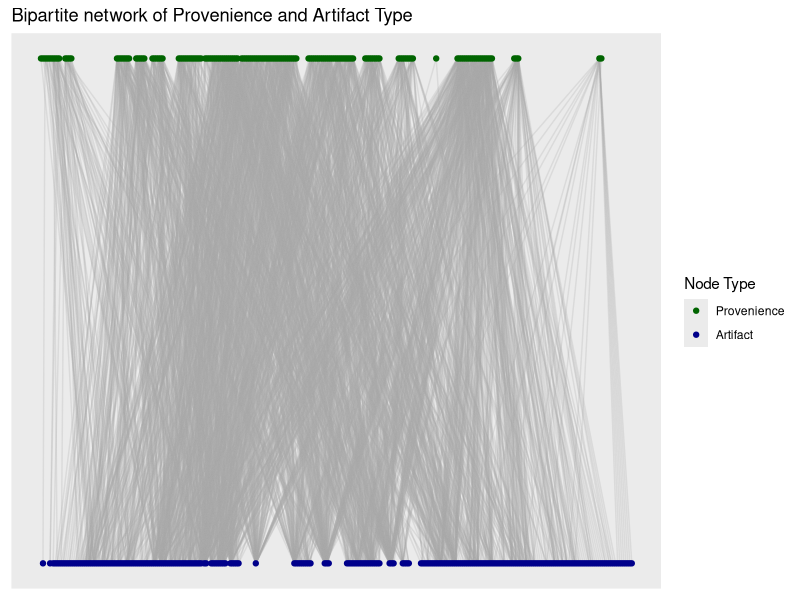
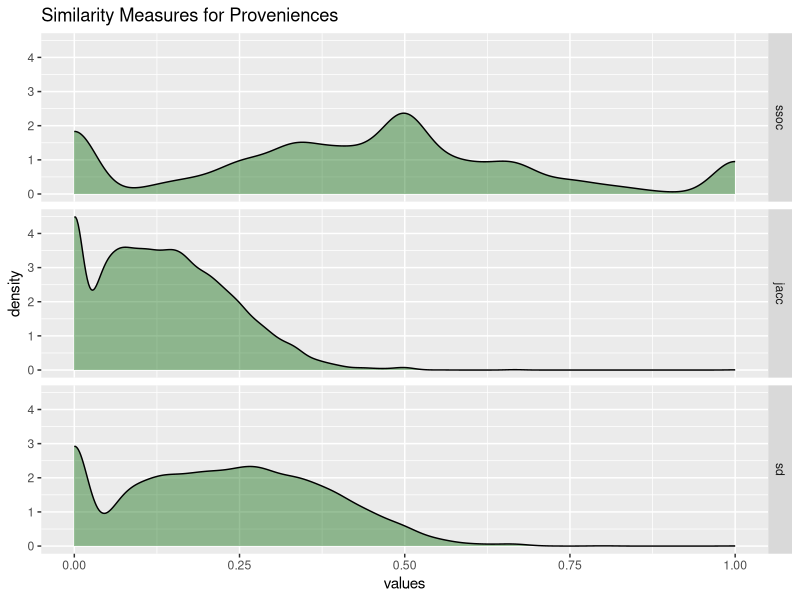
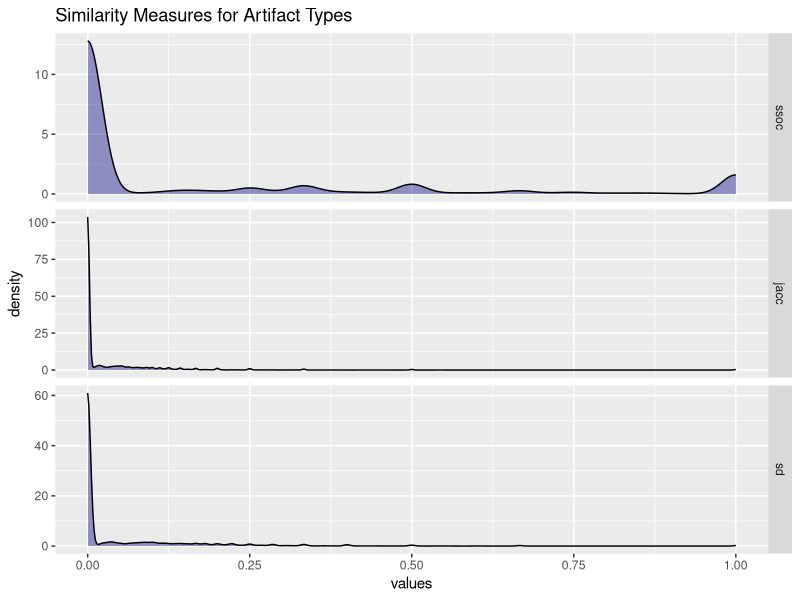
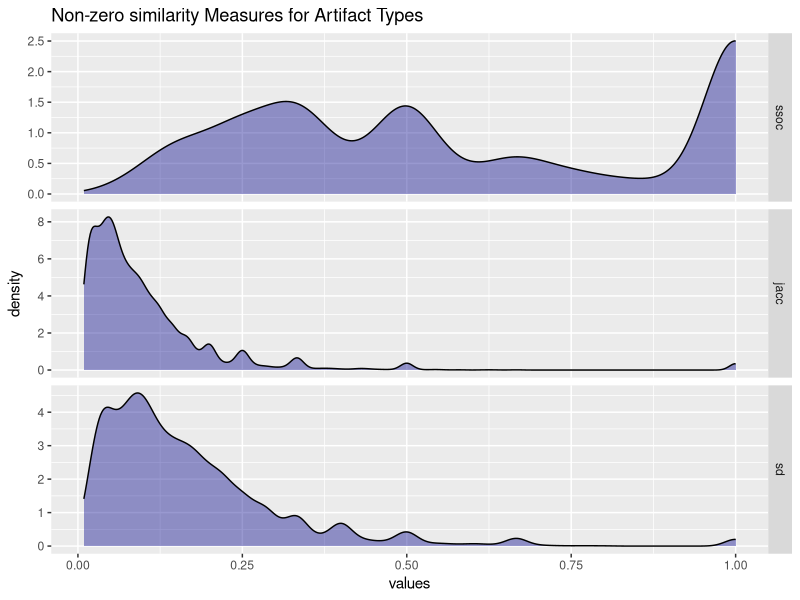
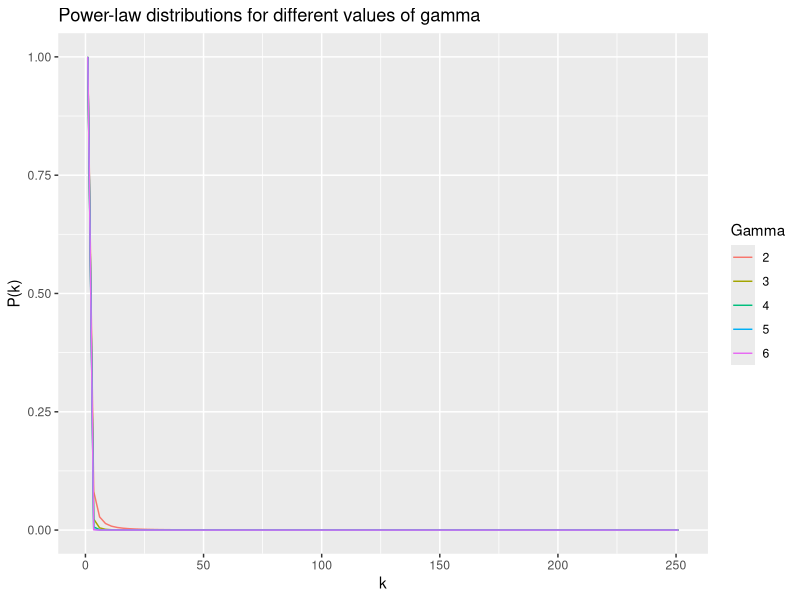
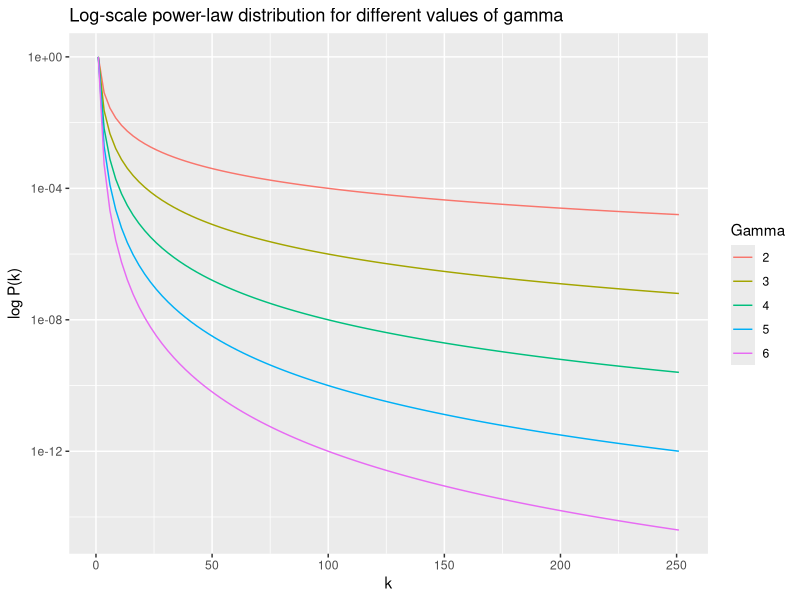
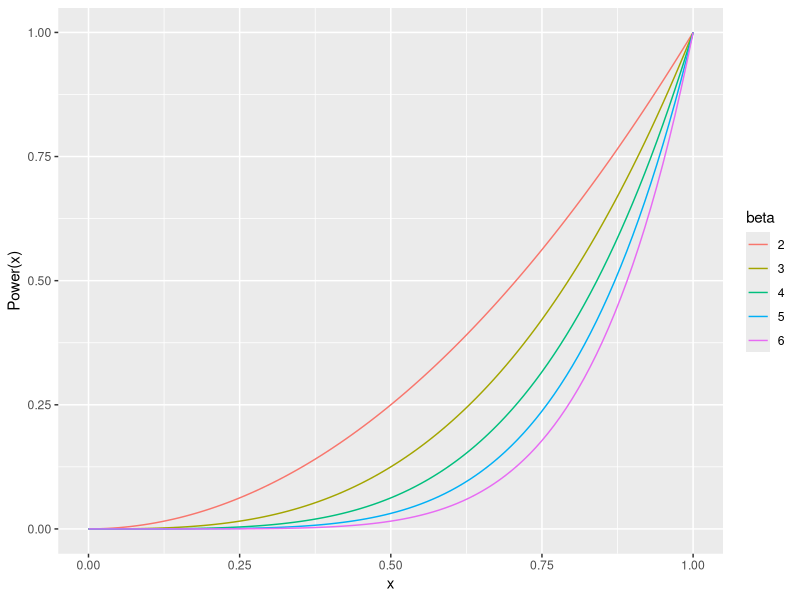

Recreate these plots in R, in order.
## ---- chunk 1
#| label: code-bpg
#| echo: false
#| message: false

require(tidyverse)
require(igraph)
require(ggraph)

# Import data from file ---------------------------------------------------

dat_raw <- read_csv("./data/Catalog_SiteA.csv",
                col_select = c(LEVEL_ID, CODE))

# Artifact to exclude from analysis
exclude_artifacts <-
  as.vector(read.csv("./data/code_exclude.csv", header = T)$x)

# Remove Bakelite and plastic buttons from exclusion list
exclude_artifacts <-
  exclude_artifacts[!exclude_artifacts %in% c("BKLT", "PB")]

# Import list of artifact codes
artifact_codes <-
  read.csv("./data/code_list.csv",
           header = TRUE,
           stringsAsFactors = FALSE)

# Filter data set for excluded artifact types
dat <- dat_raw %>% filter(!(CODE %in% exclude_artifacts))

# Create un-weighted bipartite graph --------------------------------------

g_assemblages_bpg <-
  graph_from_data_frame(unique.data.frame(select(dat, LEVEL_ID, CODE)),
                        directed = FALSE)

V(g_assemblages_bpg)$type <-
  bipartite_mapping(g_assemblages_bpg)$type

## ---- chunk 2
#| label: fig-bipartite-graph
#| fig-cap: "Bipartite network of Provenience and Artifact Type."
#| fig-alt: "Bipartite graph plot of proveniences and artifact types."
#| echo: false
#| message: false
#| warning: false

g_assemblages_bpg_layout <-
  g_assemblages_bpg %>% layout_as_bipartite()

g_assemblages_bpg %>%
  ggraph(layout = g_assemblages_bpg_layout) +
  geom_edge_link(edge_color = "darkgray", edge_alpha = 0.25) +
  geom_node_point(aes(color = type)) +
  scale_color_manual(
    values = c("darkgreen", "darkblue"),
    name = "Node Type",
    breaks = c(FALSE, TRUE),
    labels = c("Provenience", "Artifact")
  ) +
  ggtitle("Bipartite network of Provenience and Artifact Type")


## ---- chunk 3
#| label: code-reestablish-environment
#| echo: false
#| message: false
#| warning: false

# Create incidence matrix from bipartite graph -----------------------------

g_assemblages_bpg_inc <- as_incidence_matrix(g_assemblages_bpg)

# Project one-mode graphs, Szymkiewicz-Simpson -----------------------------

overlap_coef_bin <- function(x) {
  # Calculate the pairwise sums of non-zero matrix elements to find the number
  # of intersecting elements between each input column
  bin_intersect_mat <- t(x) %*% x
  
  # Calculate the input column sums to find the individual size of each set
  col_sum <- apply(x, 2, function(xx)
    sum(xx != 0))
  
  # Find the smaller of each pair of sets by taking the matrix outer minimum
  min_set_size_mat <- outer(col_sum, col_sum, FUN = pmin)
  
  # Szymkiewicz-Simpson overlap coefficient is the pairwise intersection of two
  # sets divided by the size of the smaller set
  res <- bin_intersect_mat / min_set_size_mat
  
  # Set diagonal to identity
  diag(res) <- 1L
  
  # Assign input column names to rows and columns of return matrix
  dimnames(res) <- list(colnames(x), colnames(x))
  
  return(res)
}


## Project provenience -----------------------------------------------------

prov_sim_ssoc <- overlap_coef_bin(t(g_assemblages_bpg_inc))

prov_ssoc_vals <-
  prov_sim_ssoc[lower.tri(prov_sim_ssoc, diag = FALSE)]

## Project artifact types --------------------------------------------------

artifact_sim_ssoc <- overlap_coef_bin(g_assemblages_bpg_inc)

artifact_ssoc_vals <-
  artifact_sim_ssoc[lower.tri(artifact_sim_ssoc, diag = FALSE)]

# Project one-mode graphs, Sorenson-Dice -----------------------------------

soren_dice_sim_bin <- function(x) {
  # Calculate the pairwise sums of non-zero matrix elements to find the number
  # of intersecting elements between each input column
  bin_intersect_mat <- t(x) %*% x
  
  # Calculate the input column sums, to find the individual size of each set
  col_sum <- apply(x, 2, function(xx)
    sum(xx != 0))
  
  # Calculate the matrix outer sums for pairwise sum of set sizes
  set_size_sum_mat <- outer(col_sum, col_sum, FUN = "+")
  
  # Sorenson-Dice index is twice the size of the intersection divided by the
  # sum of the size for each set
  res <- (2 * bin_intersect_mat) / set_size_sum_mat
  
  # Set diagonal to identity
  diag(res) <- 1L
  
  # Assign input column names to rows and columns of return matrix
  dimnames(res) <- list(colnames(x), colnames(x))
  return(res)
  
}

## Project provenience -----------------------------------------------------

prov_sim_sd <- soren_dice_sim_bin(t(g_assemblages_bpg_inc))

prov_sd_vals <-
  prov_sim_sd[lower.tri(prov_sim_sd, diag = FALSE)]

## Project artifact types --------------------------------------------------

artifact_sim_sd <- soren_dice_sim_bin(g_assemblages_bpg_inc)

artifact_sd_vals <-
  artifact_sim_sd[lower.tri(artifact_sim_sd, diag = FALSE)]

# Project one-mode graphs, Jaccard ----------------------------------------

jaccard_sim_bin <- function(x) {
  # Calculate the pairwise sums of non-zero matrix elements to find the number
  # of intersecting elements between each input column
  bin_intersect_mat <- t(x) %*% x
  
  # Calculate the input column sums to find the individual size of each set
  x_col_sum <- apply(x, 2, function(xx)
    sum(xx != 0))
  
  # Calculate the matrix outer sums for pairwise sum of set sizes
  set_size_sum_mat <- outer(x_col_sum, x_col_sum, FUN = "+")
  
  # Jaccard index is intersection of set sizes over the size of the union of
  # sets
  res <- bin_intersect_mat / (set_size_sum_mat - bin_intersect_mat)
  
  # Set diagonal to identity
  diag(res) <- 1L
  
  # Assign input column names to rows and columns of return matrix
  dimnames(res) <- list(colnames(x), colnames(x))
  
  return(res)
}

## Project provenience -----------------------------------------------------

prov_sim_jacc <- jaccard_sim_bin(t(g_assemblages_bpg_inc))

prov_jacc_vals <-
  prov_sim_jacc[lower.tri(prov_sim_jacc, diag = FALSE)]

## Project artifact types --------------------------------------------------

artifact_sim_jacc <- jaccard_sim_bin(g_assemblages_bpg_inc)

artifact_jacc_vals <-
  artifact_sim_jacc[lower.tri(artifact_sim_jacc, diag = FALSE)]

# Comparing similarity measures -------------------------------------------

prov_sims <-
  data.frame(ssoc = prov_ssoc_vals,
             jacc = prov_jacc_vals,
             sd = prov_sd_vals)

artifact_sims <-
  data.frame(ssoc = artifact_ssoc_vals,
             jacc = artifact_jacc_vals,
             sd = artifact_sd_vals)

## ---- chunk 4
#| label: fig-sim-prov
#| fig-cap: "Similarity measures for proveniences."
#| fig-alt: "Similarity measures for proveniences."
#| echo: false
#| message: false
#| warning: false

# Plot densities by similarity measure
prov_sims %>% stack() %>% 
  ggplot(aes(x = values)) +
  geom_density(fill = "darkgreen",
               alpha = 0.4) +
  facet_grid(ind ~ ., scales = "fixed") +
  ggtitle("Similarity Measures for Proveniences")

## ---- chunk 5
#| label: fig-sim-artifact
#| fig-cap: "Similarity measures for artifact types."
#| fig-alt: "Similarity measures for artifact types."
#| echo: false
#| message: false
#| warning: false

# Plot densities by similarity measure
artifact_sims %>% stack() %>%
  ggplot(aes(x = values)) +
  geom_density(fill = "darkblue",
               alpha = 0.4) +
  facet_grid(ind ~ ., scales = "free") +
  ggtitle("Similarity Measures for Artifact Types")

## ---- chunk 6
#| label: fig-sim-artifact-nonzero
#| fig-cap: "Non-zero similarity measures for artifact types."
#| fig-alt: "Non-zero similarity measures for artifact types."
#| echo: false
#| message: false
#| warning: false

# Plot densities by similarity measure
artifact_sims %>% 
  stack() %>%
  filter(values > 0) %>% 
  ggplot(aes(x = values)) +
  geom_density(fill = "darkblue",
               alpha = 0.4) +
  facet_grid(ind ~ ., scales = "free") +
  ggtitle("Non-zero similarity Measures for Artifact Types")
## ---- chunk 7
#| label: fig-power-law
#| fig-cap: "Power-law distribution for different values of gamma."
#| fig-alt: "Power-law distribution for different values of gamma."
#| echo: false
#| message: false
#| warning: false

powerlaw_pdf <- function(x, gamma = 1) {
  density <- x ^ (-gamma)
  return(density)
}

ggplot(data.frame(x = c(1, 251)), aes(x = x)) +
  stat_function(fun = powerlaw_pdf, args = list(gamma = 2), aes(color = "2")) +
  stat_function(fun = powerlaw_pdf, args = list(gamma = 3), aes(color = "3")) +
  stat_function(fun = powerlaw_pdf, args = list(gamma = 4), aes(color = "4")) +
  stat_function(fun = powerlaw_pdf, args = list(gamma = 5), aes(color = "5")) +
  stat_function(fun = powerlaw_pdf, args = list(gamma = 6), aes(color = "6")) +
  labs(color = "Gamma") +
  ylab("P(k)") + xlab("k") +
  ggtitle("Power-law distributions for different values of gamma")

## ---- chunk 8
#| label: fig-power-law-log
#| fig-cap: "Log-scale power-law distribution for different values of gamma."
#| fig-alt: "Log-scale power-law distribution for different values of gamma."
#| echo: false
#| message: false
#| warning: false

ggplot(data.frame(x = c(1, 251)), aes(x = x)) +
  stat_function(fun = powerlaw_pdf, args = list(gamma = 2), aes(color = "2")) +
  stat_function(fun = powerlaw_pdf, args = list(gamma = 3), aes(color = "3")) +
  stat_function(fun = powerlaw_pdf, args = list(gamma = 4), aes(color = "4")) +
  stat_function(fun = powerlaw_pdf, args = list(gamma = 5), aes(color = "5")) +
  stat_function(fun = powerlaw_pdf, args = list(gamma = 6), aes(color = "6")) +
  scale_y_continuous(trans = "log10") +
  labs(color = "Gamma") +
  ylab("log P(k)") + xlab("k") +
  ggtitle("Log-scale power-law distribution for different values of gamma")

## ---- chunk 9

hard_threshold_adjacency <- function(sim_mat, tau) {
  return(ifelse(sim_mat < tau, 0, 1))
}

## ---- chunk 10

power_adj <- function(x, beta) {
  abs(x) ^ beta
}

## ---- chunk 11
#| label: fig-power-adjacency
#| fig-cap: "Power adjacency distribution for different values of beta."
#| fig-alt: "Power adjacency distribution for different values of beta."
#| echo: false
#| message: false
#| warning: false

ggplot(data.frame(x = seq(0, 1, length.out = 1000)), aes(x = x)) +
  stat_function(fun = power_adj, args = list(beta = 2), aes(color = "2")) +
  stat_function(fun = power_adj, args = list(beta = 3), aes(color = "3")) +
  stat_function(fun = power_adj, args = list(beta = 4), aes(color = "4")) +
  stat_function(fun = power_adj, args = list(beta = 5), aes(color = "5")) +
  stat_function(fun = power_adj, args = list(beta = 6), aes(color = "6")) +
  labs(color = "beta") +
  ylab("Power(x)") + xlab("x")
